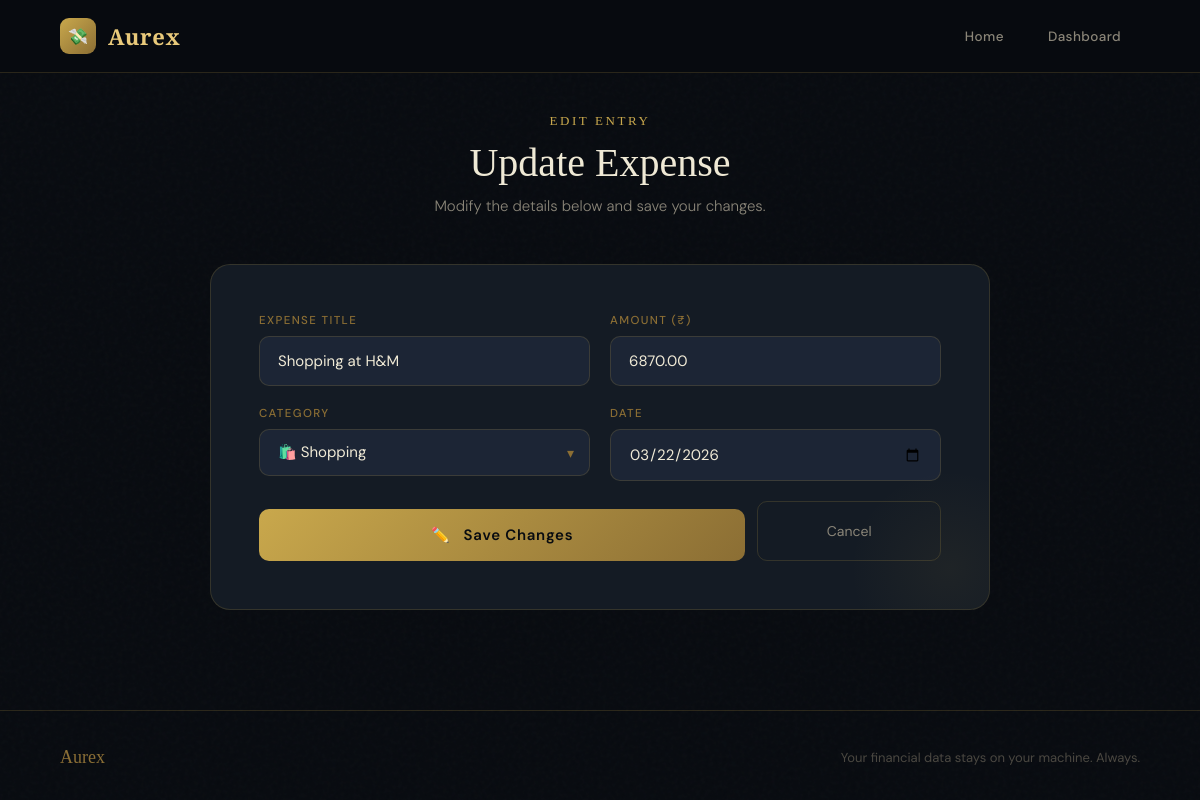
The page /edit.php?id=3 on the database its author committed.
### tables this page shows
CREATE TABLE `expenses` (
  `id` int(11) NOT NULL,
  `title` varchar(100) DEFAULT NULL,
  `amount` decimal(10,2) DEFAULT NULL,
  `category` varchar(50) DEFAULT NULL,
  `date` date DEFAULT NULL,
  `category_id` int(11) DEFAULT NULL
);

### edit.php (the view, shortened to what this page needs)
<!DOCTYPE html>
<html lang="en">
<head>
  <link rel="stylesheet" href="style.css"/>
</head>
<body>
<?php
$conn = new mysqli("localhost", "root", "", "expense_tracker");
$id = intval($_GET['id'] ?? 0);
$stmt = $conn->prepare("SELECT * FROM expenses WHERE id = ?");
$stmt->bind_param("i", $id);
$stmt->execute();
$expense = $stmt->get_result()->fetch_assoc();
?>
<nav class="navbar">
  <a href="index.php" class="navbar-brand">
    <div class="navbar-logo">💸</div>
    <span class="navbar-title">Aurex</span>
  </a>
  <div class="navbar-links">
    <a href="index.php">Home</a>
    <a href="view.php">Dashboard</a>
  </div>
</nav>
<section class="form-section">
  <div class="form-header">
    <div class="section-title">Edit Entry</div>
    <h2>Update Expense</h2>
    <p>Modify the details below and save your changes.</p>
  </div>
  <div class="form-card">
    <form action="update.php" method="POST">
      <div class="form-row">
        <div class="form-group">
          <label for="title">Expense Title</label>
          <input type="text" id="title" name="title"
                 value="<?= htmlspecialchars($expense['title']) ?>" required/>
        </div>
        <div class="form-group">
          <label for="amount">Amount (₹)</label>
          <input type="number" id="amount" name="amount"
                 value="<?= $expense['amount'] ?>" required/>
        </div>
      </div>
      <div class="form-row">
        <div class="form-group">
          <label for="category">Category</label>
          <div class="select-wrapper">
            <select id="category" name="category">
              <?php
              $cats = ['Food'=>'🍔','Travel'=>'✈️','Shopping'=>'🛍️','Education'=>'📚'];
              foreach ($cats as $cat => $icon):
              ?>
                <option value="<?= $cat ?>" <?= $expense['category']===$cat?'selected':'' ?>>
                  <?= $icon ?> <?= $cat ?>
                </option>
              <?php endforeach; ?>
            </select>
          </div>
        </div>
        <div class="form-group">
          <label for="date">Date</label>
          <input type="date" id="date" name="date"
                 value="<?= $expense['date'] ?>" required/>
        </div>
      </div>
      <div style="display:flex; gap:12px;">
        <button type="submit" class="submit-btn" style="flex:1;">
          <span>✏️ &nbsp; Save Changes</span>
        </button>
        <a href="view.php" style="
          flex:0.4; display:flex; align-items:center; justify-content:center;
          border:1px solid var(--border); border-radius:10px;
          color:var(--text-dim); text-decoration:none; font-size:14px;
          transition: all 0.2s;
        " onmouseover="this.style.borderColor='var(--border-bright)'"
           onmouseout="this.style.borderColor='var(--border)'">
          Cancel
        </a>
      </div>
    </form>
  </div>
</section>
<footer class="footer">
  <div class="footer-brand">Aurex</div>
  <div class="footer-text">Your financial data stays on your machine. Always.</div>
</footer>
</body>
</html>

### style.css (style rules this page uses)
:root { --gold: #c9a84c; --gold-light: #e8c97a; --gold-dim: #8b6e34; --obsidian: #080b10; --surface: #0e1219; --surface-2: #141b24; --surface-3: #1c2535; --border: rgba(201, 168, 76, 0.18); --border-bright: rgba(201, 168, 76, 0.45); --text: #f0ead6; --text-dim: #8a8578; --text-muted: #4a4740; --danger: #e05252; --success: #4caf82; --radius: 14px; }
*, *::before, *::after { box-sizing: border-box; margin: 0; padding: 0; }
html { scroll-behavior: smooth; }
body { font-family: 'DM Sans', sans-serif; background: var(--obsidian); color: var(--text); min-height: 100vh; overflow-x: hidden; }
body::before { content: ''; position: fixed; inset: 0; pointer-events: none; z-index: 0; opacity: 0.6; }
.navbar { position: sticky; top: 0; z-index: 100; display: flex; align-items: center; justify-content: space-between; padding: 18px 60px; background: rgba(8, 11, 16, 0.85); backdrop-filter: blur(20px); border-bottom: 1px solid var(--border); }
.navbar-brand { display: flex; align-items: center; gap: 12px; text-decoration: none; }
.navbar-logo { width: 36px; height: 36px; background: linear-gradient(135deg, var(--gold), var(--gold-dim)); border-radius: 9px; display: flex; align-items: center; justify-content: center; font-size: 16px; }
.navbar-title { font-family: 'Cormorant Garamond', serif; font-size: 22px; font-weight: 600; color: var(--gold-light); letter-spacing: 0.03em; }
.navbar-links { display: flex; align-items: center; gap: 6px; }
.navbar-links a { color: var(--text-dim); text-decoration: none; font-size: 13.5px; font-weight: 500; padding: 8px 18px; border-radius: 8px; border: 1px solid transparent; letter-spacing: 0.03em; transition: all 0.25s ease; }
.section-title { font-family: 'Playfair Display', serif; font-size: 13px; letter-spacing: 0.2em; text-transform: uppercase; color: var(--gold); margin-bottom: 8px; }
.form-section { padding: 40px 60px 100px; max-width: 900px; margin: 0 auto; }
.form-header { text-align: center; margin-bottom: 48px; }
.form-header h2 { font-family: 'Cormorant Garamond', serif; font-size: 40px; font-weight: 500; color: var(--text); margin-top: 10px; }
.form-header p { color: var(--text-dim); font-size: 15px; margin-top: 10px; font-weight: 300; }
.form-card { background: var(--surface-2); border: 1px solid var(--border); border-radius: 20px; padding: 48px; position: relative; overflow: hidden; }
.form-card::after { content: ''; position: absolute; bottom: -60px; right: -60px; width: 200px; height: 200px; background: radial-gradient(circle, rgba(201,168,76,0.06), transparent 70%); pointer-events: none; }
.form-row { display: grid; grid-template-columns: 1fr 1fr; gap: 20px; }
.form-group { display: flex; flex-direction: column; gap: 8px; margin-bottom: 20px; }
.form-group label { font-size: 11.5px; font-weight: 500; letter-spacing: 0.12em; text-transform: uppercase; color: var(--gold-dim); }
.form-group input, .form-group select { width: 100%; padding: 14px 18px; background: var(--surface-3); border: 1px solid var(--border); border-radius: 10px; color: var(--text); font-family: 'DM Sans', sans-serif; font-size: 15px; outline: none; transition: border-color 0.25s, box-shadow 0.25s; appearance: none; }
.form-group input::placeholder { color: var(--text-muted); }
.form-group select option { background: var(--surface-3); }
.select-wrapper { position: relative; }
.select-wrapper::after { content: '▾'; position: absolute; right: 16px; top: 50%; transform: translateY(-50%); color: var(--gold-dim); pointer-events: none; font-size: 14px; }
.submit-btn { width: 100%; padding: 16px; background: linear-gradient(135deg, var(--gold) 0%, var(--gold-dim) 100%); border: none; border-radius: 10px; color: var(--obsidian); font-family: 'DM Sans', sans-serif; font-size: 15px; font-weight: 600; letter-spacing: 0.05em; cursor: pointer; transition: all 0.3s ease; margin-top: 8px; position: relative; overflow: hidden; }
.submit-btn::before { content: ''; position: absolute; inset: 0; background: linear-gradient(135deg, var(--gold-light), var(--gold)); opacity: 0; transition: opacity 0.3s; }
.submit-btn span { position: relative; z-index: 1; }
.footer { border-top: 1px solid var(--border); padding: 36px 60px; display: flex; align-items: center; justify-content: space-between; }
.footer-brand { font-family: 'Cormorant Garamond', serif; font-size: 18px; color: var(--gold-dim); }
.footer-text { font-size: 13px; color: var(--text-muted); }

### rows shown on the page
expenses: title "Shopping at H&M", amount "6870.00", category "🛍️ Shopping", date "03/22/2026"
